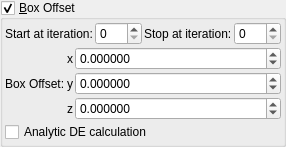
    <widget class="MyGroupBox" name="groupCheck_transf_function_enabledx_false">
     <property name="title">
      <string>&amp;Box Offset</string>
     </property>
     <property name="checkable">
      <bool>true</bool>
     </property>
     <layout class="QVBoxLayout" name="verticalLayout_21" stretch="0,0,0">
      <property name="spacing">
       <number>2</number>
      </property>
      <property name="leftMargin">
       <number>2</number>
      </property>
      <property name="topMargin">
       <number>2</number>
      </property>
      <property name="rightMargin">
       <number>2</number>
      </property>
      <property name="bottomMargin">
       <number>2</number>
      </property>
      <item>
       <layout class="QGridLayout" name="gridLayout_64">
        <property name="spacing">
         <number>2</number>
        </property>
        <item row="1" column="0">
         <widget class="QLabel" name="label_249">
          <property name="text">
           <string>Start at iteration:</string>
          </property>
         </widget>
        </item>
        <item row="1" column="3">
         <widget class="MySpinBox" name="spinboxInt_transf_stop_iterations_A">
          <property name="sizePolicy">
           <sizepolicy hsizetype="Minimum" vsizetype="Maximum">
            <horstretch>0</horstretch>
            <verstretch>0</verstretch>
           </sizepolicy>
          </property>
          <property name="maximum">
           <number>999</number>
          </property>
         </widget>
        </item>
        <item row="1" column="1">
         <widget class="MySpinBox" name="spinboxInt_transf_start_iterations_A">
          <property name="sizePolicy">
           <sizepolicy hsizetype="Minimum" vsizetype="Maximum">
            <horstretch>0</horstretch>
            <verstretch>0</verstretch>
           </sizepolicy>
          </property>
          <property name="maximum">
           <number>999</number>
          </property>
         </widget>
        </item>
        <item row="1" column="2">
         <widget class="QLabel" name="label_248">
          <property name="text">
           <string>Stop at iteration:</string>
          </property>
         </widget>
        </item>
       </layout>
      </item>
      <item>
       <layout class="QGridLayout" name="gridLayout" rowstretch="0,0,0" columnstretch="0,0,1">
        <property name="spacing">
         <number>2</number>
        </property>
        <item row="1" column="2">
         <widget class="MyDoubleSpinBox" name="spinbox3_transf_addition_constantA_000_y">
          <property name="sizePolicy">
           <sizepolicy hsizetype="Minimum" vsizetype="Maximum">
            <horstretch>0</horstretch>
            <verstretch>0</verstretch>
           </sizepolicy>
          </property>
          <property name="prefix">
           <string/>
          </property>
          <property name="suffix">
           <string/>
          </property>
          <property name="decimals">
           <number>6</number>
          </property>
          <property name="minimum">
           <double>-99.989999999999995</double>
          </property>
          <property name="maximum">
           <double>99.989999999999995</double>
          </property>
          <property name="singleStep">
           <double>0.100000000000000</double>
          </property>
         </widget>
        </item>
        <item row="1" column="0">
         <widget class="QLabel" name="label_2">
          <property name="text">
           <string>Box Offset:</string>
          </property>
         </widget>
        </item>
        <item row="1" column="1">
         <widget class="QLabel" name="label_110">
          <property name="text">
           <string notr="true">y</string>
          </property>
         </widget>
        </item>
        <item row="0" column="1">
         <widget class="QLabel" name="label_109">
          <property name="text">
           <string notr="true">x</string>
          </property>
         </widget>
        </item>
        <item row="0" column="2">
         <widget class="MyDoubleSpinBox" name="spinbox3_transf_addition_constantA_000_x">
          <property name="sizePolicy">
           <sizepolicy hsizetype="Minimum" vsizetype="Maximum">
            <horstretch>0</horstretch>
            <verstretch>0</verstretch>
           </sizepolicy>
          </property>
          <property name="prefix">
           <string/>
          </property>
          <property name="suffix">
           <string/>
          </property>
          <property name="decimals">
           <number>6</number>
          </property>
          <property name="minimum">
           <double>-99.989999999999995</double>
          </property>
          <property name="maximum">
           <double>99.989999999999995</double>
          </property>
          <property name="singleStep">
           <double>0.100000000000000</double>
          </property>
         </widget>
        </item>
        <item row="2" column="2">
         <widget class="MyDoubleSpinBox" name="spinbox3_transf_addition_constantA_000_z">
          <property name="sizePolicy">
           <sizepolicy hsizetype="Minimum" vsizetype="Maximum">
            <horstretch>0</horstretch>
            <verstretch>0</verstretch>
           </sizepolicy>
          </property>
          <property name="prefix">
           <string/>
          </property>
          <property name="suffix">
           <string/>
          </property>
          <property name="decimals">
           <number>6</number>
          </property>
          <property name="minimum">
           <double>-99.989999999999995</double>
          </property>
          <property name="maximum">
           <double>99.989999999999995</double>
          </property>
          <property name="singleStep">
           <double>0.100000000000000</double>
          </property>
         </widget>
        </item>
        <item row="2" column="1">
         <widget class="QLabel" name="label_111">
          <property name="text">
           <string notr="true">z</string>
          </property>
         </widget>
        </item>
       </layout>
      </item>
      <item>
       <widget class="MyCheckBox" name="checkBox_transf_function_enabledz_false">
        <property name="toolTip">
         <string>&lt;html&gt;&lt;head/&gt;&lt;body&gt;&lt;p&gt;Can sometimes improve render quality when using analytic DE&lt;/p&gt;&lt;/body&gt;&lt;/html&gt;</string>
        </property>
        <property name="text">
         <string>Analytic DE calculation</string>
        </property>
       </widget>
      </item>
     </layout>
    </widget>
